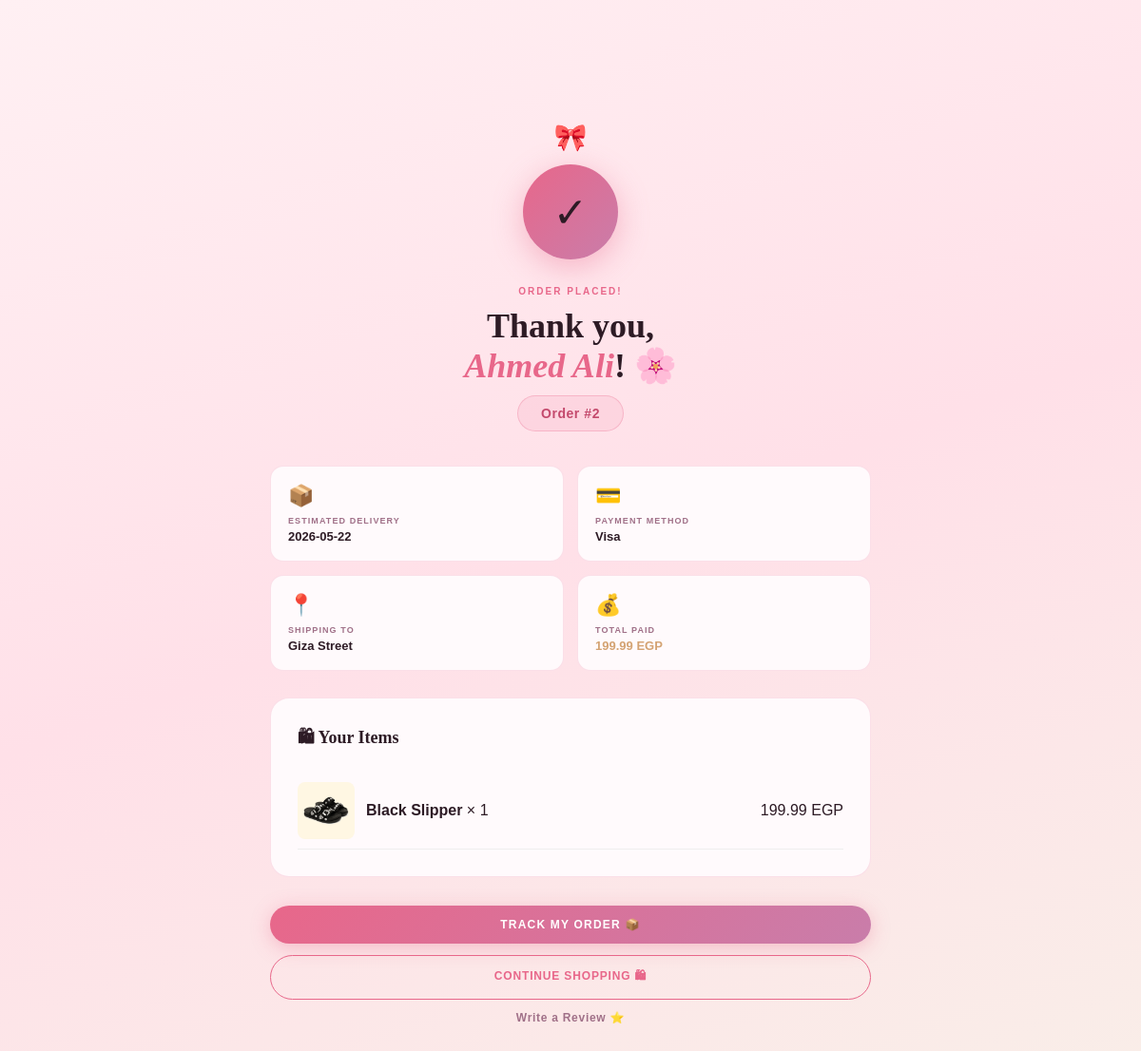
The page /MVC/View/GUI/placeorder.php?id=2 on the database its author committed.
### tables this page shows
CREATE TABLE orders (
    orderID INT PRIMARY KEY AUTO_INCREMENT,
    userID INT,
    orderDate TIMESTAMP DEFAULT CURRENT_TIMESTAMP,
    totalAmount DECIMAL(10,2),
    status ENUM('Pending','Processing','Shipped','Delivered','Cancelled') DEFAULT 'Pending',
    shippingAddress VARCHAR(255),
    deliveryDate DATE,
    paymentMethod VARCHAR(50),
    FOREIGN KEY (userID) REFERENCES users(userID)
);

CREATE TABLE users (
    userID INT PRIMARY KEY AUTO_INCREMENT,
    name VARCHAR(255),
    email VARCHAR(100) UNIQUE,
    phone VARCHAR(20),
    password VARCHAR(255),
    address VARCHAR(255),
    city VARCHAR(100),
    country VARCHAR(100),
    role ENUM('user','admin') DEFAULT 'user',
    registrationDate TIMESTAMP DEFAULT CURRENT_TIMESTAMP
);

### MVC/Model/order.php (called while the page is built, shortened)
<?php
class Order
{
    public static function getById($conn, $orderID)
    {
        $orderID = (int) $orderID;
        $sql = "SELECT o.*, u.name AS userName
                FROM orders o
                JOIN users u ON o.userID = u.userID
                WHERE o.orderID = $orderID";
        $result = $conn->query($sql);
        if ($row = $result->fetch_assoc()) {
            $order = new Order();
            $order->orderID = $row['orderID'];
            $order->userID = $row['userID'];
            $order->orderDate = $row['orderDate'];
            $order->totalAmount = $row['totalAmount'];
            $order->status = $row['status'];
            $order->shippingAddress = $row['shippingAddress'];
            $order->paymentMethod = $row['paymentMethod'];
            $order->deliveryDate = $row['deliveryDate'];
            $order->userName = $row['userName'];
            return $order;
        }
        return null;
    }
    public static function getItems($conn, $orderID)
    {
        $orderID = (int) $orderID;
        $sql = "SELECT p.name AS product_name, oi.quantity, oi.price,
                   pi.images
            FROM order_items oi
            JOIN product p ON oi.PID = p.PID
            LEFT JOIN product_variants pv ON pv.PID = p.PID
            LEFT JOIN product_images pi ON pi.pvid = pv.pvid
            WHERE oi.orderID = $orderID
            GROUP BY oi.itemID";
        $result = $conn->query($sql);
        $items = [];
        while ($row = $result->fetch_assoc()) {
            $items[] = $row;
        }
        return $items;
    }
}

### MVC/View/GUI/placeorder.php (the view, shortened to what this page needs)
<?php
require_once(__DIR__ . '/../../../db.php');
require_once(__DIR__ . '/../../Model/order.php');
$orderID = isset($_GET['id']) ? (int) $_GET['id'] : 0;
$order = Order::getById($conn, $orderID);
$orderItems = Order::getItems($conn, $orderID);
?>
<!DOCTYPE html>
<html lang="en">
<head>
    <link rel="stylesheet" href="../css/navbar.css">
    <link rel="stylesheet" href="../css/main.css">
    <link rel="stylesheet" href="../css/placeorder.css">
</head>
<body>
    <div class="page" id="page-place-order">
        <div class="success-wrap">
            <div class="success-confetti">🎀</div>
            <div class="success-anim">✓</div>
            <div class="success-tag">Order Placed!</div>
            <h1 class="success-title">
                Thank you,<br>
                <em><?php echo $order->userName ?? 'Customer'; ?></em>! 🌸
            </h1>
            <div class="success-order-id">
                Order #<?php echo $order->orderID ?? 'N/A'; ?>
            </div>
            <div class="success-info-grid">
                <div class="sinfo-card">
                    <div class="sinfo-ico">📦</div>
                    <div class="sinfo-lbl">Estimated Delivery</div>
                    <div class="sinfo-val"><?php echo $order->deliveryDate ?? 'TBD'; ?></div>
                </div>
                <div class="sinfo-card">
                    <div class="sinfo-ico">💳</div>
                    <div class="sinfo-lbl">Payment Method</div>
                    <div class="sinfo-val"><?php echo $order->paymentMethod ?? 'N/A'; ?></div>
                </div>
                <div class="sinfo-card">
                    <div class="sinfo-ico">📍</div>
                    <div class="sinfo-lbl">Shipping To</div>
                    <div class="sinfo-val"><?php echo $order->shippingAddress ?? 'N/A'; ?></div>
                </div>
                <div class="sinfo-card">
                    <div class="sinfo-ico">💰</div>
                    <div class="sinfo-lbl">Total Paid</div>
                    <div class="sinfo-val" style="color:#d4a373">
                        <?php echo isset($order->totalAmount) ? number_format($order->totalAmount, 2) : '0.00'; ?> EGP
                    </div>
                </div>
            </div>
            <div class="success-details">
                <div class="sd-title">🛍 Your Items</div>
                <?php if (!empty($orderItems)): ?>
                    <?php foreach ($orderItems as $item): ?>
                        <div class="sd-item"
                            style="display:flex; align-items:center; gap:12px; padding:10px 0; border-bottom:1px solid #eee;">
                            <?php if (!empty($item['images'])): ?>
                                <img src="../images/<?php echo $item['images']; ?>" alt="<?php echo $item['product_name']; ?>"
                                    style="width:60px; height:60px; object-fit:cover; border-radius:8px;">
                            <?php else: ?>
                                <div style="width:60px; height:60px; background:#f5e6e6; border-radius:8px;"></div>
                            <?php endif; ?>
                            <div style="flex:1; display:flex; justify-content:space-between;">
                                <span>
                                    <strong><?php echo $item['product_name']; ?></strong>
                                    &times; <?php echo (int) $item['quantity']; ?>
                                </span>
                                <span><?php echo number_format($item['price'] * $item['quantity'], 2); ?> EGP</span>
                            </div>
                        </div>
                    <?php endforeach; ?>
                <?php else: ?>
                    <p>No items found for this order.</p>
                <?php endif; ?>
            </div>
            <div class="success-acts"
                style="margin-top:30px; display:flex; flex-direction:column; gap:12px; align-items:center;">
                <a href="trackorder.php?id=<?php echo $order->orderID ?? 0; ?>" class="btn-primary"
                    style="text-decoration:none; display:inline-block; width:100%; text-align:center;">
                    Track My Order 📦
                </a>
                <a href="index.php" class="btn-secondary"
                    style="text-decoration:none; display:inline-block; width:100%; text-align:center;">
                    Continue Shopping 🛍
                </a>
                <a href="review.php?order_id=<?php echo $order->orderID ?? 0; ?>" class="btn-ghost"
                    style="text-decoration:none; display:inline-block; width:100%; text-align:center;">
                    Write a Review ⭐
                </a>
            </div>
        </div>
    </div>
</body>
</html>

### MVC/View/css/main.css (style rules this page uses)
*, *::before, *::after { box-sizing: border-box; margin: 0; padding: 0 }
:root { --blush: #FFF0F3; --blush2: #FFE0E8; --blush3: #FFD6E2; --rose: #E8678A; --rose-d: #C44A6D; --rose-l: #F5A0BB; --mauve: #C97DAA; --mauve-l: #E8C3D8; --nude: #F9EEE8; --nude2: #F0DDD4; --gold: #D4A8B0; --gold-a: #C9998A; --dark: #2D1B25; --mid: #6B3D52; --muted: #A07088; --white: #FFFAFC; --border: rgba(232, 103, 138, .18); --shadow: 0 8px 40px rgba(45, 27, 37, .1); }
html { scroll-behavior: smooth }
body { font-family: 'DM Sans', sans-serif; background: var(--blush); color: var(--dark); overflow-x: hidden; min-height: 100vh }
.page { padding-top: 68px; min-height: 100vh; animation: fadeIn .35s ease; position: relative; z-index: 1 }
.btn-primary { padding: 13px 32px; background: linear-gradient(135deg, var(--rose), var(--mauve)); color: #fff; border: none; font-size: 12px; font-weight: 700; letter-spacing: .1em; text-transform: uppercase; font-family: 'DM Sans', sans-serif; transition: all .22s; border-radius: 24px; box-shadow: 0 4px 20px rgba(232, 103, 138, .35) }
.btn-secondary { padding: 12px 28px; background: transparent; color: var(--rose); border: 1.5px solid var(--rose); font-size: 12px; font-weight: 700; letter-spacing: .07em; text-transform: uppercase; font-family: 'DM Sans', sans-serif; transition: all .2s; border-radius: 24px }
.btn-ghost { background: none; border: none; font-size: 12px; font-weight: 700; letter-spacing: .06em; color: var(--muted); transition: color .2s; display: flex; align-items: center; gap: 6px }

### MVC/View/css/placeorder.css (style rules this page uses)
#page-place-order { background: linear-gradient(160deg, var(--blush) 0%, var(--blush2) 50%, var(--nude) 100%) }
.success-wrap { max-width: 680px; margin: 0 auto; padding: 60px 24px 80px; text-align: center }
.success-anim { width: 100px; height: 100px; border-radius: 50%; background: linear-gradient(135deg, var(--rose), var(--mauve)); display: flex; align-items: center; justify-content: center; margin: 0 auto 28px; font-size: 44px; animation: popIn .6s cubic-bezier(.34, 1.56, .64, 1); box-shadow: 0 8px 32px rgba(232, 103, 138, .4) }
.success-confetti { font-size: 28px; margin-bottom: 12px; animation: bounce .8s ease-in-out infinite alternate }
.success-tag { font-size: 10px; letter-spacing: .2em; text-transform: uppercase; color: var(--rose); font-weight: 700; margin-bottom: 10px }
.success-title { font-family: 'Playfair Display', serif; font-size: 36px; font-weight: 700; color: var(--dark); margin-bottom: 10px }
.success-title em { font-style: italic; color: var(--rose) }
.success-order-id { display: inline-block; background: rgba(232, 103, 138, .1); border: 1.5px solid rgba(232, 103, 138, .3); padding: 10px 24px; border-radius: 20px; font-size: 14px; font-weight: 700; color: var(--rose-d); margin-bottom: 36px; letter-spacing: .04em }
.success-details { background: var(--white); border: 1.5px solid var(--border); border-radius: 20px; padding: 28px; margin-bottom: 28px; text-align: left }
.sd-title { font-family: 'Playfair Display', serif; font-size: 18px; font-weight: 700; color: var(--dark); margin-bottom: 20px; display: flex; align-items: center; gap: 8px }
.sd-item { display: flex; gap: 14px; padding: 14px 0; border-bottom: 1px solid rgba(232, 103, 138, .08) }
.sd-item:last-child { border-bottom: none; padding-bottom: 0 }
.success-info-grid { display: grid; grid-template-columns: 1fr 1fr; gap: 14px; margin-bottom: 28px }
.sinfo-card { background: var(--white); border: 1.5px solid var(--border); padding: 18px; border-radius: 14px; text-align: left }
.sinfo-ico { font-size: 22px; margin-bottom: 8px }
.sinfo-lbl { font-size: 9px; letter-spacing: .12em; text-transform: uppercase; color: var(--muted); font-weight: 700; margin-bottom: 4px }
.sinfo-val { font-size: 13px; font-weight: 700; color: var(--dark) }
.success-acts { display: flex; gap: 12px; justify-content: center; flex-wrap: wrap }

### rows shown on the page
orders: userID.name "Ahmed Ali", orderID "2", deliveryDate "2026-05-22", paymentMethod "Visa", shippingAddress "Giza Street", totalAmount "199.99"

### other values the page prints
$item['product_name'] "Black Slipper"
$item['quantity'] "1"
$item['price'] * $item['quantity'] "199.99"
